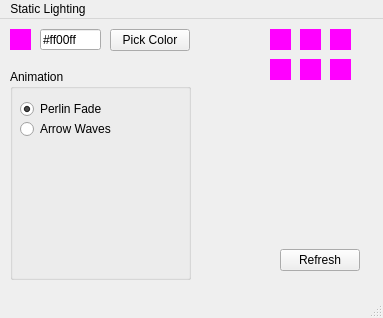
<?xml version="1.0" encoding="UTF-8"?>
<ui version="4.0">
 <class>MainWindow</class>
 <widget class="QMainWindow" name="MainWindow">
  <property name="geometry">
   <rect>
    <x>0</x>
    <y>0</y>
    <width>383</width>
    <height>318</height>
   </rect>
  </property>
  <property name="windowTitle">
   <string>MainWindow</string>
  </property>
  <widget class="QWidget" name="centralwidget">
   <widget class="QLabel" name="lColor">
    <property name="geometry">
     <rect>
      <x>10</x>
      <y>10</y>
      <width>21</width>
      <height>21</height>
     </rect>
    </property>
    <property name="styleSheet">
     <string notr="true">background: #ff00ff</string>
    </property>
    <property name="text">
     <string/>
    </property>
   </widget>
   <widget class="QLineEdit" name="leColor">
    <property name="geometry">
     <rect>
      <x>40</x>
      <y>10</y>
      <width>61</width>
      <height>21</height>
     </rect>
    </property>
    <property name="text">
     <string>#ff00ff</string>
    </property>
   </widget>
   <widget class="QPushButton" name="pbPickColor">
    <property name="geometry">
     <rect>
      <x>110</x>
      <y>10</y>
      <width>80</width>
      <height>22</height>
     </rect>
    </property>
    <property name="text">
     <string>Pick Color</string>
    </property>
   </widget>
   <widget class="QGroupBox" name="groupBox">
    <property name="geometry">
     <rect>
      <x>10</x>
      <y>50</y>
      <width>181</width>
      <height>211</height>
     </rect>
    </property>
    <property name="title">
     <string>Animation</string>
    </property>
    <widget class="QRadioButton" name="rbAnim_PerlinFade">
     <property name="geometry">
      <rect>
       <x>10</x>
       <y>30</y>
       <width>161</width>
       <height>20</height>
      </rect>
     </property>
     <property name="text">
      <string>Perlin Fade</string>
     </property>
     <property name="checked">
      <bool>true</bool>
     </property>
    </widget>
    <widget class="QRadioButton" name="rbAnim_ArrowWaves">
     <property name="geometry">
      <rect>
       <x>10</x>
       <y>50</y>
       <width>161</width>
       <height>20</height>
      </rect>
     </property>
     <property name="text">
      <string>Arrow Waves</string>
     </property>
    </widget>
   </widget>
   <widget class="QPushButton" name="pbRefresh">
    <property name="geometry">
     <rect>
      <x>280</x>
      <y>230</y>
      <width>80</width>
      <height>22</height>
     </rect>
    </property>
    <property name="text">
     <string>Refresh</string>
    </property>
   </widget>
   <widget class="QLabel" name="lColorSave1">
    <property name="geometry">
     <rect>
      <x>270</x>
      <y>10</y>
      <width>21</width>
      <height>21</height>
     </rect>
    </property>
    <property name="styleSheet">
     <string notr="true">background: #ff00ff</string>
    </property>
    <property name="text">
     <string/>
    </property>
   </widget>
   <widget class="QLabel" name="lColorSave2">
    <property name="geometry">
     <rect>
      <x>300</x>
      <y>10</y>
      <width>21</width>
      <height>21</height>
     </rect>
    </property>
    <property name="styleSheet">
     <string notr="true">background: #ff00ff</string>
    </property>
    <property name="text">
     <string/>
    </property>
   </widget>
   <widget class="QLabel" name="lColorSave3">
    <property name="geometry">
     <rect>
      <x>330</x>
      <y>10</y>
      <width>21</width>
      <height>21</height>
     </rect>
    </property>
    <property name="styleSheet">
     <string notr="true">background: #ff00ff</string>
    </property>
    <property name="text">
     <string/>
    </property>
   </widget>
   <widget class="QLabel" name="lColorSave6">
    <property name="geometry">
     <rect>
      <x>330</x>
      <y>40</y>
      <width>21</width>
      <height>21</height>
     </rect>
    </property>
    <property name="styleSheet">
     <string notr="true">background: #ff00ff</string>
    </property>
    <property name="text">
     <string/>
    </property>
   </widget>
   <widget class="QLabel" name="lColorSave5">
    <property name="geometry">
     <rect>
      <x>300</x>
      <y>40</y>
      <width>21</width>
      <height>21</height>
     </rect>
    </property>
    <property name="styleSheet">
     <string notr="true">background: #ff00ff</string>
    </property>
    <property name="text">
     <string/>
    </property>
   </widget>
   <widget class="QLabel" name="lColorSave4">
    <property name="geometry">
     <rect>
      <x>270</x>
      <y>40</y>
      <width>21</width>
      <height>21</height>
     </rect>
    </property>
    <property name="styleSheet">
     <string notr="true">background: #ff00ff</string>
    </property>
    <property name="text">
     <string/>
    </property>
   </widget>
  </widget>
  <widget class="QMenuBar" name="menubar">
   <property name="geometry">
    <rect>
     <x>0</x>
     <y>0</y>
     <width>383</width>
     <height>21</height>
    </rect>
   </property>
   <widget class="QMenu" name="menuStatic_Lighting">
    <property name="title">
     <string>Static Lighting</string>
    </property>
   </widget>
   <addaction name="menuStatic_Lighting"/>
  </widget>
  <widget class="QStatusBar" name="statusbar"/>
 </widget>
 <resources/>
 <connections/>
</ui>
